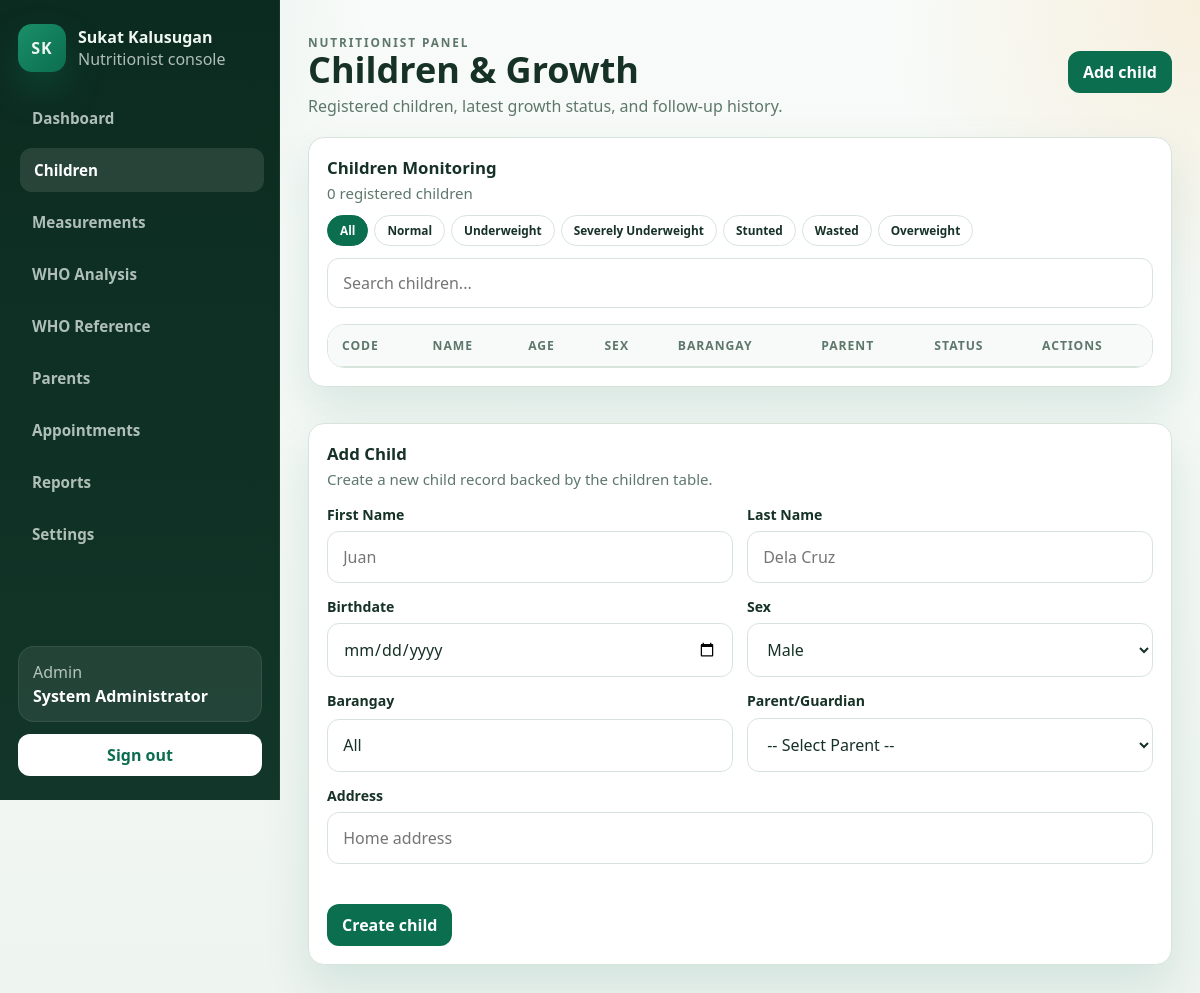
Page /nutritionist/children.php (signed in) on the earlier database version.
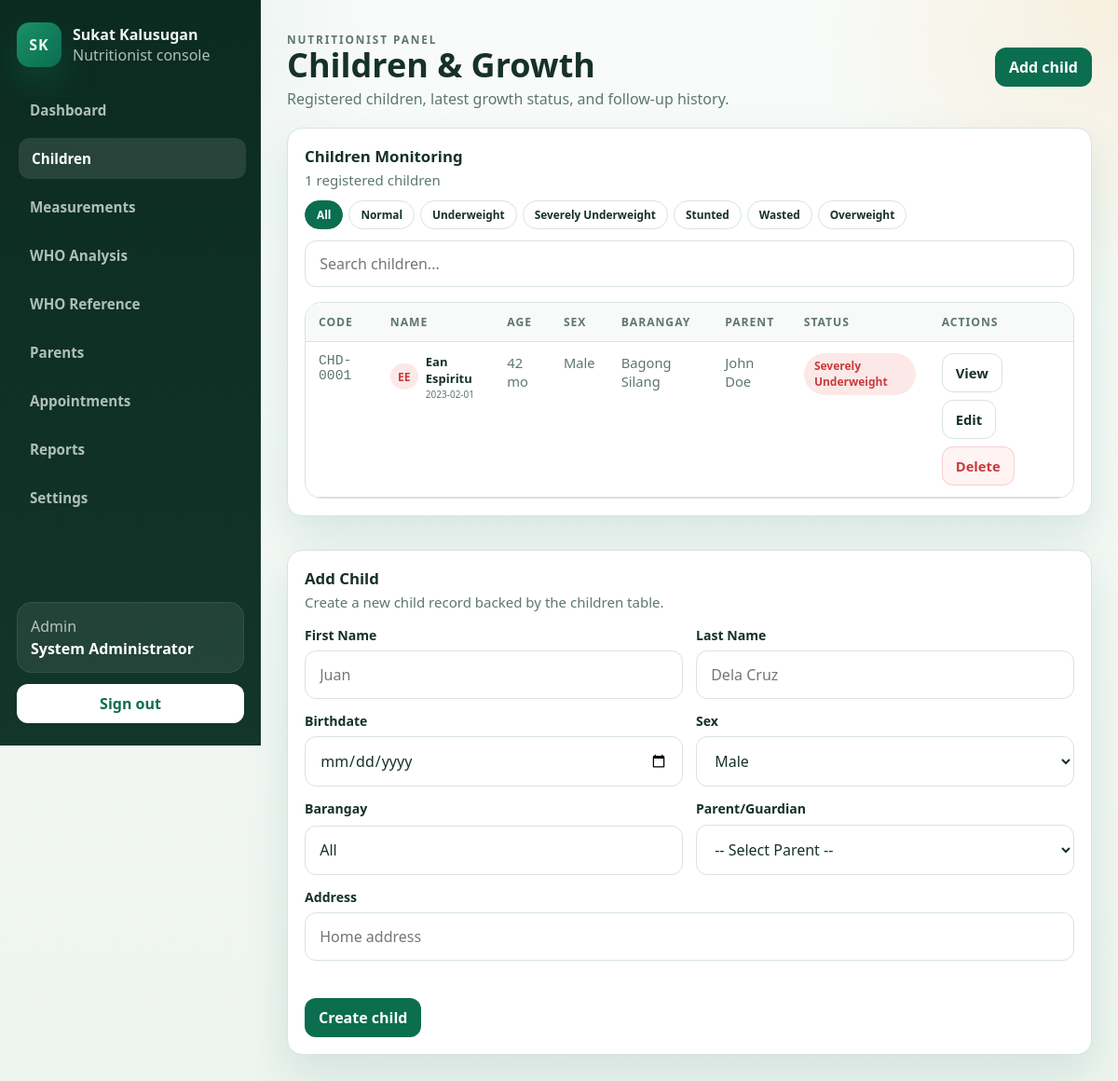
Same page on the later database version.
### tables this page shows
CREATE TABLE `children` (
  `id` int(10) UNSIGNED NOT NULL,
  `child_code` varchar(20) NOT NULL,
  `first_name` varchar(100) NOT NULL,
  `last_name` varchar(100) NOT NULL,
  `birthdate` date NOT NULL,
  `sex` enum('Male','Female') NOT NULL,
  `barangay` varchar(100) DEFAULT NULL,
  `address` varchar(255) DEFAULT NULL,
  `parent_id` int(10) UNSIGNED NOT NULL,
  `created_at` timestamp NOT NULL DEFAULT current_timestamp(),
  `updated_at` timestamp NOT NULL DEFAULT current_timestamp() ON UPDATE current_timestamp()
);

CREATE TABLE `parents` (
  `id` int(10) UNSIGNED NOT NULL,
  `name` varchar(150) NOT NULL,
  `email` varchar(150) NOT NULL,
  `password_hash` varchar(255) NOT NULL,
  `parent_type` enum('Father','Mother','Guardian','Grandparent','Other') NOT NULL DEFAULT 'Guardian',
  `phone` varchar(30) DEFAULT NULL,
  `address` varchar(255) DEFAULT NULL,
  `status` enum('active','inactive') NOT NULL DEFAULT 'active',
  `created_at` timestamp NOT NULL DEFAULT current_timestamp(),
  `updated_at` timestamp NOT NULL DEFAULT current_timestamp() ON UPDATE current_timestamp()
);

CREATE TABLE `measurements` (
  `id` int(10) UNSIGNED NOT NULL,
  `child_id` int(10) UNSIGNED NOT NULL,
  `height_cm` decimal(5,2) NOT NULL,
  `weight_kg` decimal(5,3) NOT NULL,
  `age_months` int(10) UNSIGNED NOT NULL,
  `measurement_date` date NOT NULL,
  `source_type` enum('kiosk','manual','mobile') NOT NULL DEFAULT 'kiosk',
  `waz` decimal(5,2) DEFAULT NULL,
  `haz` decimal(5,2) DEFAULT NULL,
  `whz` decimal(5,2) DEFAULT NULL,
  `nutritional_status` enum('Normal','Underweight','Severely Underweight','Stunted','Wasted','Overweight') DEFAULT NULL,
  `device_id` int(10) UNSIGNED DEFAULT NULL,
  `recorded_by` int(10) UNSIGNED DEFAULT NULL,
  `created_at` timestamp NOT NULL DEFAULT current_timestamp()
);

### public_html/includes/auth_middleware.php (called while the page is built, shortened)
<?php
function app_base_path(): string
{
    $scriptName = str_replace('\\', '/', (string)($_SERVER['SCRIPT_NAME'] ?? ''));
    $routeMarkers = ['/api/', '/admin/', '/nutritionist/', '/parent/', '/kiosk/', '/auth/'];
    foreach ($routeMarkers as $marker) {
        $position = strpos($scriptName, $marker);
        if ($position !== false) {
            return rtrim(substr($scriptName, 0, $position), '/');
        }
    }
    return rtrim(dirname($scriptName), '/');
}
function app_url(string $path = ''): string
{
    $basePath = app_base_path();
    $normalizedPath = '/' . ltrim($path, '/');
    if ($basePath === '' || $basePath === '/') {
        return $normalizedPath;
    }
    return $basePath . $normalizedPath;
}

### public_html/includes/admin_helpers.php (called while the page is built, shortened)
<?php
require_once __DIR__ . '/auth_middleware.php';
function admin_e(string $value): string
{
    return htmlspecialchars($value, ENT_QUOTES, 'UTF-8');
}
function admin_bind_params(mysqli_stmt $stmt, string $types, array &$params): void
{
    if ($types === '' || $params === []) {
        return;
    }
}
function admin_fetch_all(string $sql, string $types = '', array $params = []): array
{
    $conn = get_db_connection();
    $stmt = mysqli_prepare($conn, $sql);
    admin_bind_params($stmt, $types, $params);
    mysqli_stmt_execute($stmt);
    $result = mysqli_stmt_get_result($stmt);
    $rows = [];
    if ($result instanceof mysqli_result) {
        while ($row = mysqli_fetch_assoc($result)) {
            $rows[] = $row;
        }
    }
    return $rows;
}

### public_html/nutritionist/children.php (the view, shortened to what the changed rows need)
<?php
require_once __DIR__ . '/../includes/nutritionist_helpers.php';
function nutritionist_child_status_class(?string $status): string
{
	return match ($status) {
		'Normal' => 'is-success',
		'Overweight' => 'is-warn',
		'Pending' => 'is-muted',
		default => 'is-danger',
	};
}
$user = nutritionist_require_access();
$statusFilter = (string)($_GET['status'] ?? 'All');
$childrenParams = [];
$childrenScope = nutritionist_scope_fragment($user, 'c.barangay', $childrenParams);
$children = admin_fetch_all(
	"SELECT
		c.id,
		c.child_code,
		c.first_name,
		c.last_name,
		c.birthdate,
		c.sex,
		c.barangay,
		c.address,
		c.parent_id,
		p.name AS parent_name,
		p.status AS parent_status,
		lm.measurement_date,
		lm.height_cm,
		lm.weight_kg,
		lm.waz,
		lm.haz,
		lm.whz,
		lm.nutritional_status
	 FROM children c
	 INNER JOIN parents p ON p.id = c.parent_id
	 LEFT JOIN measurements lm ON lm.id = (
		SELECT m.id
		FROM measurements m
		WHERE m.child_id = c.id
		ORDER BY m.measurement_date DESC, m.id DESC
		LIMIT 1
	 )
	 WHERE {$childrenScope}
	 ORDER BY c.last_name ASC, c.first_name ASC",
	str_repeat('s', count($childrenParams)),
	$childrenParams
);
$editChild = null;
$statuses = ['All', 'Normal', 'Underweight', 'Severely Underweight', 'Stunted', 'Wasted', 'Overweight'];
$filteredChildren = array_values(array_filter(
	$children,
	static function (array $child) use ($statusFilter): bool {
		if ($statusFilter === 'All') {
			return true;
		}
		return (string)($child['nutritional_status'] ?? 'Pending') === $statusFilter;
	}
));
$actions = '<a class="admin-btn" href="#child-form">Add child</a>';
nutritionist_layout_start('Children & Growth', 'Registered children, latest growth status, and follow-up history.', 'children', $actions);
?>
<section class="nutritionist-panel">
	<div class="nutritionist-form-head" style="margin-bottom:12px;">
		<div>
			<h2 class="admin-section-title" style="margin-bottom:2px;">Children Monitoring</h2>
			<p class="admin-section-subtitle"><?php echo count($children); ?> registered children</p>
		</div>
		<div class="nutritionist-chip-row">
			<?php foreach ($statuses as $status): ?>
				<a class="nutritionist-chip<?php echo $statusFilter === $status ? ' is-active' : ''; ?>" href="<?php echo nutritionist_e(app_url('/nutritionist/children.php?status=' . urlencode($status))); ?>"><?php echo nutritionist_e($status); ?></a>
			<?php endforeach; ?>
		</div>
	</div>
	<div class="nutritionist-table-wrap">
		<table class="nutritionist-table" id="children-table">
			<thead>
				<tr>
					<th>Code</th>
					<th>Name</th>
					<th>Age</th>
					<th>Sex</th>
					<th>Barangay</th>
					<th>Parent</th>
					<th>Status</th>
					<th>Actions</th>
				</tr>
			</thead>
			<tbody>
				<?php foreach ($filteredChildren as $child): ?>
					<?php
					$ageMonths = (new DateTimeImmutable((string)$child['birthdate']))->diff(new DateTimeImmutable('today'))->y * 12 + (new DateTimeImmutable((string)$child['birthdate']))->diff(new DateTimeImmutable('today'))->m;
					$status = (string)($child['nutritional_status'] ?? 'Pending');
					$pillClass = nutritionist_child_status_class($status);
					?>
					<tr data-filter-text="<?php echo nutritionist_e(strtolower($child['child_code'] . ' ' . $child['first_name'] . ' ' . $child['last_name'] . ' ' . $child['barangay'] . ' ' . $child['parent_name'] . ' ' . $status)); ?>">
						<td style="font-family:monospace;color:var(--admin-muted);"><?php echo nutritionist_e($child['child_code']); ?></td>
						<td>
							<div style="display:flex;align-items:center;gap:8px;">
								<div class="admin-pill <?php echo $pillClass; ?>" style="min-width:30px;justify-content:center;border-radius:50%;padding:0.35rem 0.5rem;"><?php echo nutritionist_e(substr($child['first_name'], 0, 1) . substr($child['last_name'], 0, 1)); ?></div>
								<div>
									<div style="font-size:13px;font-weight:600;color:var(--admin-text);"><?php echo nutritionist_e($child['first_name'] . ' ' . $child['last_name']); ?></div>
									<div style="font-size:10px;color:var(--admin-muted);margin-top:1px;"><?php echo nutritionist_e((string)$child['birthdate']); ?></div>
								</div>
							</div>
						</td>
						<td style="color:var(--admin-muted);"><?php echo (int)$ageMonths; ?> mo</td>
						<td style="color:var(--admin-muted);"><?php echo nutritionist_e((string)$child['sex']); ?></td>
						<td style="color:var(--admin-muted);"><?php echo nutritionist_e((string)($child['barangay'] ?? '')); ?></td>
						<td style="color:var(--admin-muted);"><?php echo nutritionist_e((string)$child['parent_name']); ?></td>
						<td><span class="admin-pill <?php echo $pillClass; ?>"><?php echo nutritionist_e($status); ?></span></td>
						<td>
							<div class="admin-actions">
								<a class="admin-btn-secondary" href="<?php echo nutritionist_e(app_url('/nutritionist/children.php?view=' . (int)$child['id'])); ?>">View</a>
								<a class="admin-btn-secondary" href="<?php echo nutritionist_e(app_url('/nutritionist/children.php?edit=' . (int)$child['id']) . '#child-form'); ?>">Edit</a>
								<form method="post" action="<?php echo nutritionist_e(app_url('/nutritionist/children.php')); ?>" onsubmit="return confirm('Delete <?php echo nutritionist_e($child['first_name'] . ' ' . $child['last_name']); ?>?');">
									<button class="admin-btn-danger" type="submit">Delete</button>
								</form>
							</div>
						</td>
					</tr>
				<?php endforeach; ?>
			</tbody>
		</table>
	</div>
</section>
<section class="nutritionist-panel" id="child-form" style="margin-top:18px;">
	<div class="nutritionist-form-head" style="margin-bottom:16px;">
		<div>
			<h2 class="admin-section-title" style="margin-bottom:2px;"><?php echo $editChild !== null ? 'Edit Child' : 'Add Child'; ?></h2>
		</div>
	</div>
</section>
<?php
nutritionist_layout_end();

### public_html/includes/nutritionist_helpers.php (shortened to what the changed rows need)
<?php
require_once __DIR__ . '/admin_helpers.php';
function nutritionist_e(string $value): string
{
    return admin_e($value);
}
function nutritionist_nav_items(): array
{
    return [
        ['key' => 'dashboard', 'label' => 'Dashboard', 'href' => app_url('/nutritionist/dashboard.php')],
        ['key' => 'children', 'label' => 'Children', 'href' => app_url('/nutritionist/children.php')],
        ['key' => 'measurements', 'label' => 'Measurements', 'href' => app_url('/nutritionist/measurements.php')],
        ['key' => 'who_analysis', 'label' => 'WHO Analysis', 'href' => app_url('/nutritionist/who_analysis.php')],
        ['key' => 'who_reference', 'label' => 'WHO Reference', 'href' => app_url('/nutritionist/who_reference.php')],
        ['key' => 'parents', 'label' => 'Parents', 'href' => app_url('/nutritionist/parents.php')],
        ['key' => 'appointments', 'label' => 'Appointments', 'href' => app_url('/nutritionist/appointments.php')],
        ['key' => 'reports', 'label' => 'Reports', 'href' => app_url('/nutritionist/reports.php')],
        ['key' => 'settings', 'label' => 'Settings', 'href' => app_url('/nutritionist/settings.php')],
    ];
}
function nutritionist_layout_start(string $title, string $subtitle, string $activeSection, string $actionsHtml = ''): void
{
    $navItems = nutritionist_nav_items();
    echo '<!doctype html>';
    echo '<html lang="en">';
    echo '<head>';
    echo '<link rel="stylesheet" href="' . nutritionist_e(app_url('/assets/css/app.css')) . '">';
    echo '<link rel="stylesheet" href="' . nutritionist_e(app_url('/assets/css/admin.css')) . '">';
    echo '<link rel="stylesheet" href="' . nutritionist_e(app_url('/assets/css/nutritionist.css')) . '">';
    echo '</head>';
    echo '<body class="admin-page nutritionist-page">';
    echo '<div class="admin-shell">';
    echo '<aside class="admin-sidebar" data-admin-sidebar>';
    echo '<nav class="admin-nav">';
    foreach ($navItems as $item) {
        $isActive = $item['key'] === $activeSection ? ' is-active' : '';
        echo '<a class="admin-nav-link' . $isActive . '" href="' . nutritionist_e($item['href']) . '">' . nutritionist_e($item['label']) . '</a>';
    }
    echo '</nav>';
    echo '</aside>';
    echo '<div class="admin-main">';
    echo '<header class="admin-topbar">';
    echo '<div class="admin-pagehead">';
    echo '<h1>' . nutritionist_e($title) . '</h1>';
    echo '</div>';
    echo '</header>';
    echo '<main class="admin-content">';
}
function nutritionist_layout_end(): void
{
    echo '</main>';
    echo '</div>';
    echo '</div>';
    echo '</body>';
    echo '</html>';
}

Differences in the rows shown:
added children: child_code "CHD-0001", first_name+last_name "EE", first_name+last_name "Ean Espiritu", birthdate "2023-02-01", birthdate "42", sex "Male", barangay "Bagong Silang", parent.name "John Doe", measurements.nutritional_status "Severely Underweight"
Other differences:
count($children): "0" → "1"
